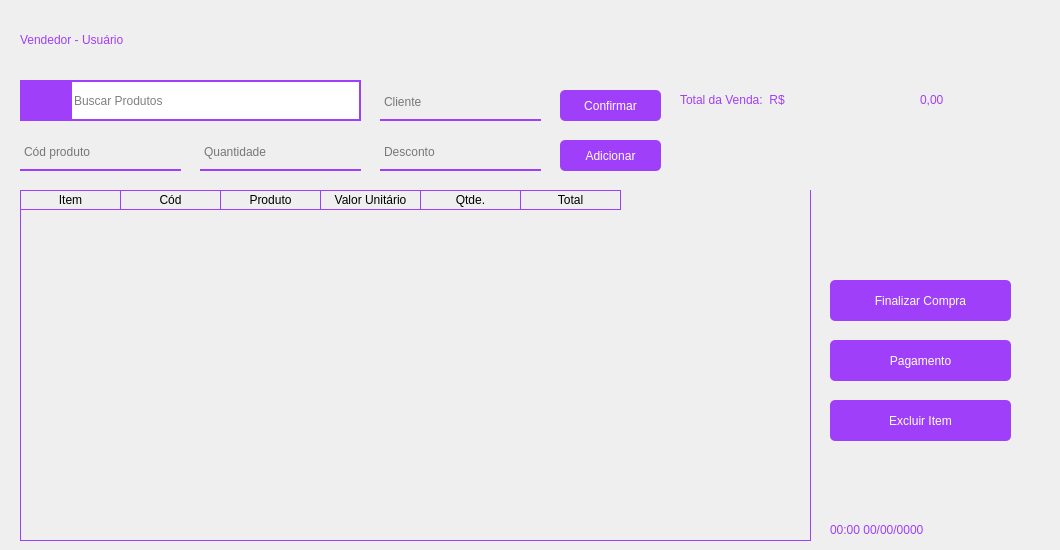
      <widget class="QWidget" name="pg_vendas">
       <widget class="QLabel" name="lbl_titulo_usuario_vendas">
        <property name="geometry">
         <rect>
          <x>20</x>
          <y>20</y>
          <width>551</width>
          <height>41</height>
         </rect>
        </property>
        <property name="styleSheet">
         <string notr="true">font: 16pt &quot;Montserrat&quot;;
color: #9f3ffa;
</string>
        </property>
        <property name="text">
         <string>Vendedor - Usuário</string>
        </property>
        <property name="textFormat">
         <enum>Qt::AutoText</enum>
        </property>
        <property name="wordWrap">
         <bool>false</bool>
        </property>
        <property name="textInteractionFlags">
         <set>Qt::TextBrowserInteraction</set>
        </property>
       </widget>
       <widget class="QLineEdit" name="line_cliente">
        <property name="geometry">
         <rect>
          <x>380</x>
          <y>90</y>
          <width>161</width>
          <height>31</height>
         </rect>
        </property>
        <property name="styleSheet">
         <string notr="true">background-color: rgba(0, 0 , 0, 0);
border: 2px solid rgba(0,0,0,0);
border-bottom-color: rgb(159, 63, 250);
color: rgb(0,0,0);
padding-bottom: 8px;
border-radius: 0px;
font: 10pt &quot;Montserrat&quot;;</string>
        </property>
        <property name="placeholderText">
         <string>Cliente</string>
        </property>
        <property name="clearButtonEnabled">
         <bool>true</bool>
        </property>
       </widget>
       <widget class="QTableWidget" name="tabela_vendas">
        <property name="geometry">
         <rect>
          <x>20</x>
          <y>190</y>
          <width>791</width>
          <height>351</height>
         </rect>
        </property>
        <property name="styleSheet">
         <string notr="true">QTableWidget {
	gridline-color: #9f3ffa;;
	background-color: transparent;
	outline: 0;
	border: 1px solid #9f3ffa;
	border-top: 0px
	
}

QTableWidget::item:selected{
	background-color:#9f3ffa;;
}

QTableWidget::horizontalHeader {	
	background-color: #9f3ffa;
}

QHeaderView::section:horizontal
{
    border: 1px solid #9f3ffa;
	background-color: transparent;
	border-left: 0px;
	color: black;

}
</string>
        </property>
        <property name="frameShape">
         <enum>QFrame::Panel</enum>
        </property>
        <property name="frameShadow">
         <enum>QFrame::Sunken</enum>
        </property>
        <property name="editTriggers">
         <set>QAbstractItemView::SelectedClicked</set>
        </property>
        <property name="tabKeyNavigation">
         <bool>true</bool>
        </property>
        <property name="showDropIndicator" stdset="0">
         <bool>false</bool>
        </property>
        <property name="alternatingRowColors">
         <bool>false</bool>
        </property>
        <property name="selectionMode">
         <enum>QAbstractItemView::ExtendedSelection</enum>
        </property>
        <property name="gridStyle">
         <enum>Qt::SolidLine</enum>
        </property>
        <property name="sortingEnabled">
         <bool>true</bool>
        </property>
        <attribute name="verticalHeaderVisible">
         <bool>false</bool>
        </attribute>
        <attribute name="verticalHeaderShowSortIndicator" stdset="0">
         <bool>false</bool>
        </attribute>
        <attribute name="verticalHeaderStretchLastSection">
         <bool>false</bool>
        </attribute>
        <column>
         <property name="text">
          <string>Item</string>
         </property>
        </column>
        <column>
         <property name="text">
          <string>Cód</string>
         </property>
        </column>
        <column>
         <property name="text">
          <string>Produto</string>
         </property>
        </column>
        <column>
         <property name="text">
          <string>Valor Unitário</string>
         </property>
        </column>
        <column>
         <property name="text">
          <string>Qtde.</string>
         </property>
        </column>
        <column>
         <property name="text">
          <string>Total</string>
         </property>
        </column>
       </widget>
       <widget class="QLineEdit" name="line_codigo_vendas">
        <property name="geometry">
         <rect>
          <x>20</x>
          <y>140</y>
          <width>161</width>
          <height>31</height>
         </rect>
        </property>
        <property name="styleSheet">
         <string notr="true">background-color: rgba(0, 0 , 0, 0);
border: 2px solid rgba(0,0,0,0);
border-bottom-color: rgb(159, 63, 250);
color: rgb(0,0,0);
padding-bottom: 8px;
border-radius: 0px;
font: 10pt &quot;Montserrat&quot;;</string>
        </property>
        <property name="placeholderText">
         <string>Cód produto</string>
        </property>
        <property name="clearButtonEnabled">
         <bool>true</bool>
        </property>
       </widget>
       <widget class="QLineEdit" name="line_quantidade_vendas">
        <property name="geometry">
         <rect>
          <x>200</x>
          <y>140</y>
          <width>161</width>
          <height>31</height>
         </rect>
        </property>
        <property name="styleSheet">
         <string notr="true">background-color: rgba(0, 0 , 0, 0);
border: 2px solid rgba(0,0,0,0);
border-bottom-color: rgb(159, 63, 250);
color: rgb(0,0,0);
padding-bottom: 8px;
border-radius: 0px;
font: 10pt &quot;Montserrat&quot;;</string>
        </property>
        <property name="placeholderText">
         <string>Quantidade</string>
        </property>
        <property name="clearButtonEnabled">
         <bool>true</bool>
        </property>
       </widget>
       <widget class="QPushButton" name="btn_pesquisar">
        <property name="geometry">
         <rect>
          <x>20</x>
          <y>80</y>
          <width>51</width>
          <height>41</height>
         </rect>
        </property>
        <property name="styleSheet">
         <string notr="true">QPushButton {
border: 2px;
background-color: rgb(159, 63, 250);
color: white;

font: 10pt &quot;Montserrat&quot;;
outline: 0;
}

QPushButton:hover {
	background-color: rgb(197, 62, 255);
}
</string>
        </property>
        <property name="text">
         <string/>
        </property>
        <property name="icon">
         <iconset resource="../QRC/file_principal_rc.qrc">
          <normaloff>:/icones/lupa.png</normaloff>:/icones/lupa.png</iconset>
        </property>
        <property name="iconSize">
         <size>
          <width>25</width>
          <height>25</height>
         </size>
        </property>
       </widget>
       <widget class="QLineEdit" name="line_search_bar">
        <property name="geometry">
         <rect>
          <x>70</x>
          <y>80</y>
          <width>291</width>
          <height>41</height>
         </rect>
        </property>
        <property name="styleSheet">
         <string notr="true">border: 2px solid #9f3ffa;
font: 10pt &quot;Montserrat&quot;;</string>
        </property>
        <property name="cursorPosition">
         <number>0</number>
        </property>
        <property name="placeholderText">
         <string>Buscar Produtos</string>
        </property>
        <property name="clearButtonEnabled">
         <bool>true</bool>
        </property>
       </widget>
       <widget class="QLabel" name="lbl_total_venda">
        <property name="geometry">
         <rect>
          <x>680</x>
          <y>80</y>
          <width>251</width>
          <height>41</height>
         </rect>
        </property>
        <property name="styleSheet">
         <string notr="true">font: 18pt &quot;Montserrat&quot;;
color: #9f3ffa;
</string>
        </property>
        <property name="text">
         <string>Total da Venda:  R$</string>
        </property>
        <property name="textFormat">
         <enum>Qt::AutoText</enum>
        </property>
        <property name="wordWrap">
         <bool>false</bool>
        </property>
        <property name="textInteractionFlags">
         <set>Qt::TextBrowserInteraction</set>
        </property>
       </widget>
       <widget class="QLabel" name="lbl_total_valor">
        <property name="geometry">
         <rect>
          <x>920</x>
          <y>80</y>
          <width>131</width>
          <height>41</height>
         </rect>
        </property>
        <property name="styleSheet">
         <string notr="true">font: 18pt &quot;Montserrat&quot;;
color: #9f3ffa;
</string>
        </property>
        <property name="text">
         <string>0,00</string>
        </property>
        <property name="textFormat">
         <enum>Qt::AutoText</enum>
        </property>
        <property name="wordWrap">
         <bool>false</bool>
        </property>
        <property name="textInteractionFlags">
         <set>Qt::TextBrowserInteraction</set>
        </property>
       </widget>
       <widget class="QLineEdit" name="line_desconto_vendas">
        <property name="geometry">
         <rect>
          <x>380</x>
          <y>140</y>
          <width>161</width>
          <height>31</height>
         </rect>
        </property>
        <property name="styleSheet">
         <string notr="true">background-color: rgba(0, 0 , 0, 0);
border: 2px solid rgba(0,0,0,0);
border-bottom-color: rgb(159, 63, 250);
color: rgb(0,0,0);
padding-bottom: 8px;
border-radius: 0px;
font: 10pt &quot;Montserrat&quot;;</string>
        </property>
        <property name="placeholderText">
         <string>Desconto</string>
        </property>
        <property name="clearButtonEnabled">
         <bool>true</bool>
        </property>
       </widget>
       <widget class="QPushButton" name="btn_adicionar_compra">
        <property name="geometry">
         <rect>
          <x>560</x>
          <y>140</y>
          <width>101</width>
          <height>31</height>
         </rect>
        </property>
        <property name="styleSheet">
         <string notr="true">QPushButton {
border: 2px;
background-color: rgb(159, 63, 250);
color: white;
border-radius: 5px;
font: 10pt &quot;Montserrat&quot;;
outline: 0;
}

QPushButton:hover {
	background-color: rgb(197, 62, 255);
}
</string>
        </property>
        <property name="text">
         <string>Adicionar</string>
        </property>
       </widget>
       <widget class="QPushButton" name="btn_excluir_item">
        <property name="geometry">
         <rect>
          <x>830</x>
          <y>400</y>
          <width>181</width>
          <height>41</height>
         </rect>
        </property>
        <property name="styleSheet">
         <string notr="true">QPushButton {
border: 2px;
background-color: rgb(159, 63, 250);
color: white;
border-radius: 5px;
font: 10pt &quot;Montserrat&quot;;
outline: 0;
}

QPushButton:hover {
	background-color: rgb(255, 17, 49);
}
</string>
        </property>
        <property name="text">
         <string>Excluir Item</string>
        </property>
       </widget>
       <widget class="QPushButton" name="btn_finalizar_compra">
        <property name="geometry">
         <rect>
          <x>830</x>
          <y>280</y>
          <width>181</width>
          <height>41</height>
         </rect>
        </property>
        <property name="styleSheet">
         <string notr="true">QPushButton {
border: 2px;
background-color: rgb(159, 63, 250);
color: white;
border-radius: 5px;
font: 10pt &quot;Montserrat&quot;;
outline: 0;
}

QPushButton:hover {
	background-color: rgb(197, 62, 255);
}
</string>
        </property>
        <property name="text">
         <string>Finalizar Compra</string>
        </property>
       </widget>
       <widget class="QPushButton" name="btn_confirmar_cliente">
        <property name="geometry">
         <rect>
          <x>560</x>
          <y>90</y>
          <width>101</width>
          <height>31</height>
         </rect>
        </property>
        <property name="styleSheet">
         <string notr="true">QPushButton {
border: 2px;
background-color: rgb(159, 63, 250);
color: white;
border-radius: 5px;
font: 10pt &quot;Montserrat&quot;;
outline: 0;
}

QPushButton:hover {
	background-color: rgb(197, 62, 255);
}
</string>
        </property>
        <property name="text">
         <string>Confirmar</string>
        </property>
       </widget>
       <widget class="QPushButton" name="btn_pagamento">
        <property name="geometry">
         <rect>
          <x>830</x>
          <y>340</y>
          <width>181</width>
          <height>41</height>
         </rect>
        </property>
        <property name="styleSheet">
         <string notr="true">QPushButton {
border: 2px;
background-color: rgb(159, 63, 250);
color: white;
border-radius: 5px;
font: 10pt &quot;Montserrat&quot;;
outline: 0;
}

QPushButton:hover {
	background-color: rgb(197, 62, 255);
}
</string>
        </property>
        <property name="text">
         <string>Pagamento</string>
        </property>
       </widget>
       <widget class="QLabel" name="lbl_hora_data">
        <property name="geometry">
         <rect>
          <x>830</x>
          <y>520</y>
          <width>181</width>
          <height>21</height>
         </rect>
        </property>
        <property name="styleSheet">
         <string notr="true">font: 13pt &quot;Montserrat&quot;;
color: #9f3ffa;
</string>
        </property>
        <property name="text">
         <string>00:00 00/00/0000</string>
        </property>
        <property name="textFormat">
         <enum>Qt::AutoText</enum>
        </property>
        <property name="wordWrap">
         <bool>false</bool>
        </property>
        <property name="textInteractionFlags">
         <set>Qt::LinksAccessibleByKeyboard|Qt::LinksAccessibleByMouse</set>
        </property>
       </widget>
      </widget>
